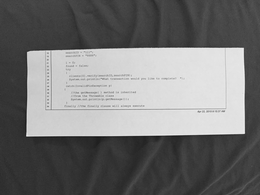
%> input picture Otsu_Thresholding/input1.png, 260 x 195 px, shrunk from 3264 x 2448 before the run
$ octave threshold.m   (GNU Octave 9; MATLAB toolbox functions it lacks are replaced by stand-ins)
%> lines starting %> are read from the running program, lines starting %| are printed output that depends on the picture; in (x1, y1, x2, y2) boxes, pixels count from 0 and x2, y2 are one past the last pixel; in counts of white or black regions, pixels touching at a corner belong together; the program's own positions count from 1
%Part 1

clear;
i1 = imread('input1.png');
%> i1 is the input picture: size 195x260 uint8; min 21, max 243, mean 116.3
for T = 0:255
    b = i1>=T;
    w2 = sum(b(:));
    w1 = numel(i1)-w2;
    m2 = mean(i1(b));
    m1 = mean(i1(~b));
    bcv(T+1)=w1*w2*(m1-m2)^2;
end
%> this loop made 256 passes
%> (w2, w1, m2, m1) on passes 1 to 3: (50700, 0, 116.3, NaN), (50700, 0, 116.3, NaN), (50700, 0, 116.3, NaN)
[mv, mindex] = max(bcv);
%> mv = 1.42e+13; mindex = 137
totsu = mindex -1;
%> totsu = 136
figure; plot(bcv);
s=sprintf('Totsu=%d\n',totsu);
title(s);
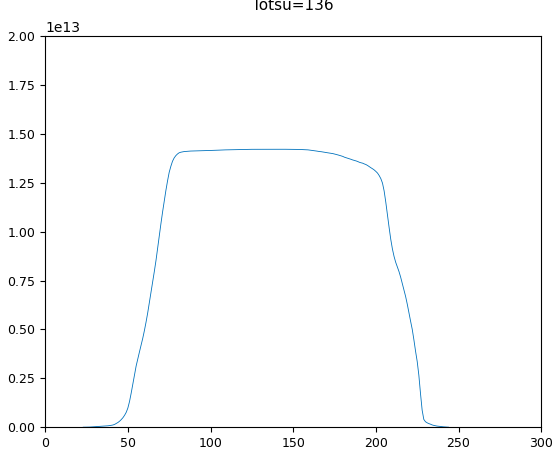
%> figure redrawn from the program's plot data; highest point at x = 137, y = 1.42e+13
figure;imshow(i1>=totsu);
%> after `imshow(i1>=totsu)`:
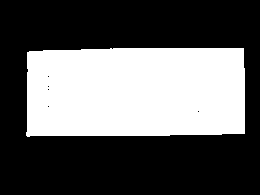
%> displayed picture: size 195x260 logical; 37.3% white; 1 white region, box (x1, y1, x2, y2) and area: (26, 48, 245, 137) 18909
title('Otsu Thresholded Output Image');

%Part 2

clear;
i2=imread('input2.png');
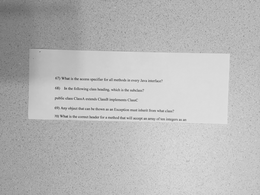
%> input picture Otsu_Thresholding/input2.png, 260 x 195 px, shrunk from 3264 x 2448 before the run
%> i2 is the input picture: size 195x260 uint8; min 90, max 228, mean 185.2
N=11;
Nh=floor(N/2);
[R,C]=size( i2 );
%> R = 195; C = 260
for T = 0:255
    b = i2>=T;
    w2 = sum(b(:));
    w1 = numel(i2)-w2;
    m2 = mean(i2(b));
    m1 = mean(i2(~b));
    bcv(T+1)=w1*w2*(m1-m2)^2;
end
[mv,mindex]=max(bcv);
%> mv = 1.09e+12; mindex = 181
Totsu=mindex-1;
%> Totsu = 180
figure;imshow(i2>=Totsu);
%> after `imshow(i2>=Totsu)`:
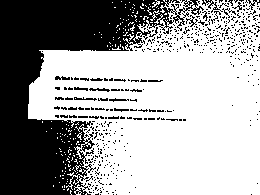
%> displayed picture: size 195x260 logical; 63.4% white; 492 black regions (467 under 20 px), largest, box (x1, y1, x2, y2) and area: (0, 0, 204, 195) 16250, (202, 0, 223, 13) 72, (186, 15, 198, 27) 46
title('Otsu Threshold Image For Input2');
meanIm=zeros(R,C,'uint8');
for r= Nh+1: (R-Nh-1)
    for c= Nh+1 :(C-Nh-1)
        meanIm(r,c)= mean(mean(i2(r-Nh:r+Nh,c-Nh:c+Nh)));
    end
end
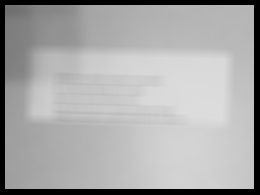
%> meanIm: size 195x260 uint8; min 0, max 221, mean 168.6


figure;imshow(meanIm);
title('Mean Image');

k=1;
g=i2>= k*meanIm;
%> g: size 195x260 logical; 67.2% white; black in thin lines or dots
figure;imshow(g);
title('K = 1');

k=0.9;
g=i2>= k*meanIm;
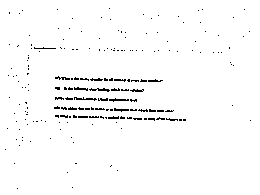
%> g: size 195x260 logical; 97.8% white; black in thin lines or dots, all inside (x1, y1, x2, y2) = (5, 8, 251, 189)
figure;imshow(g);
title('K = 0.9');

k=1.1;
g=i2>= k*meanIm;
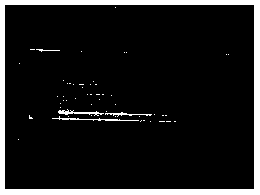
%> g: size 195x260 logical; 10.5% white; 53 white regions (48 under 20 px), largest, box (x1, y1, x2, y2) and area: (0, 0, 260, 195) 4884, (52, 116, 139, 121) 124, (58, 109, 104, 116) 118, (105, 112, 152, 117) 78, (36, 49, 60, 52) 29
figure;imshow(g);
title('K = 1.1');
